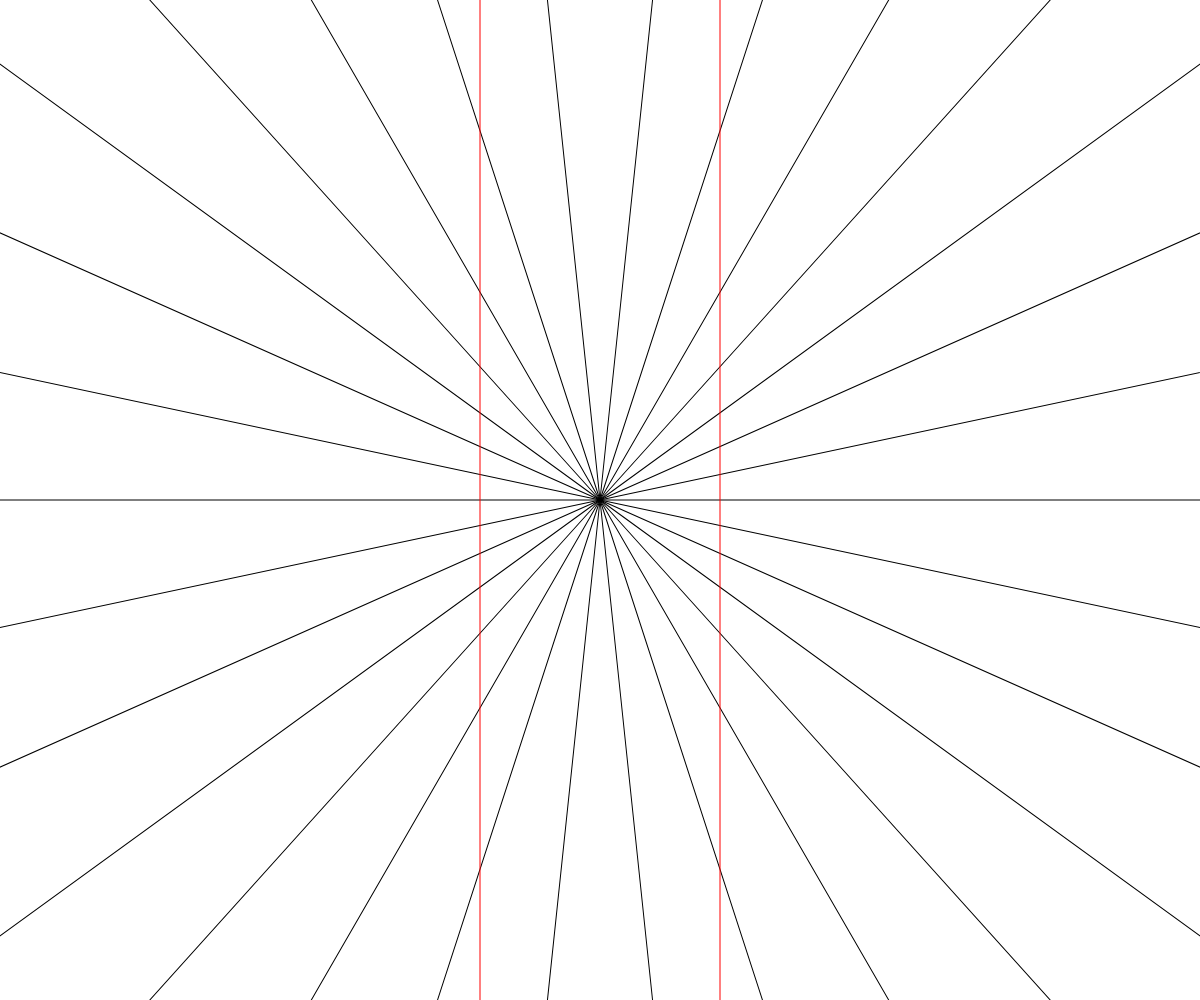
Frame 1 (no input)
Frame 60 (no input): identical to frame 1, image omitted
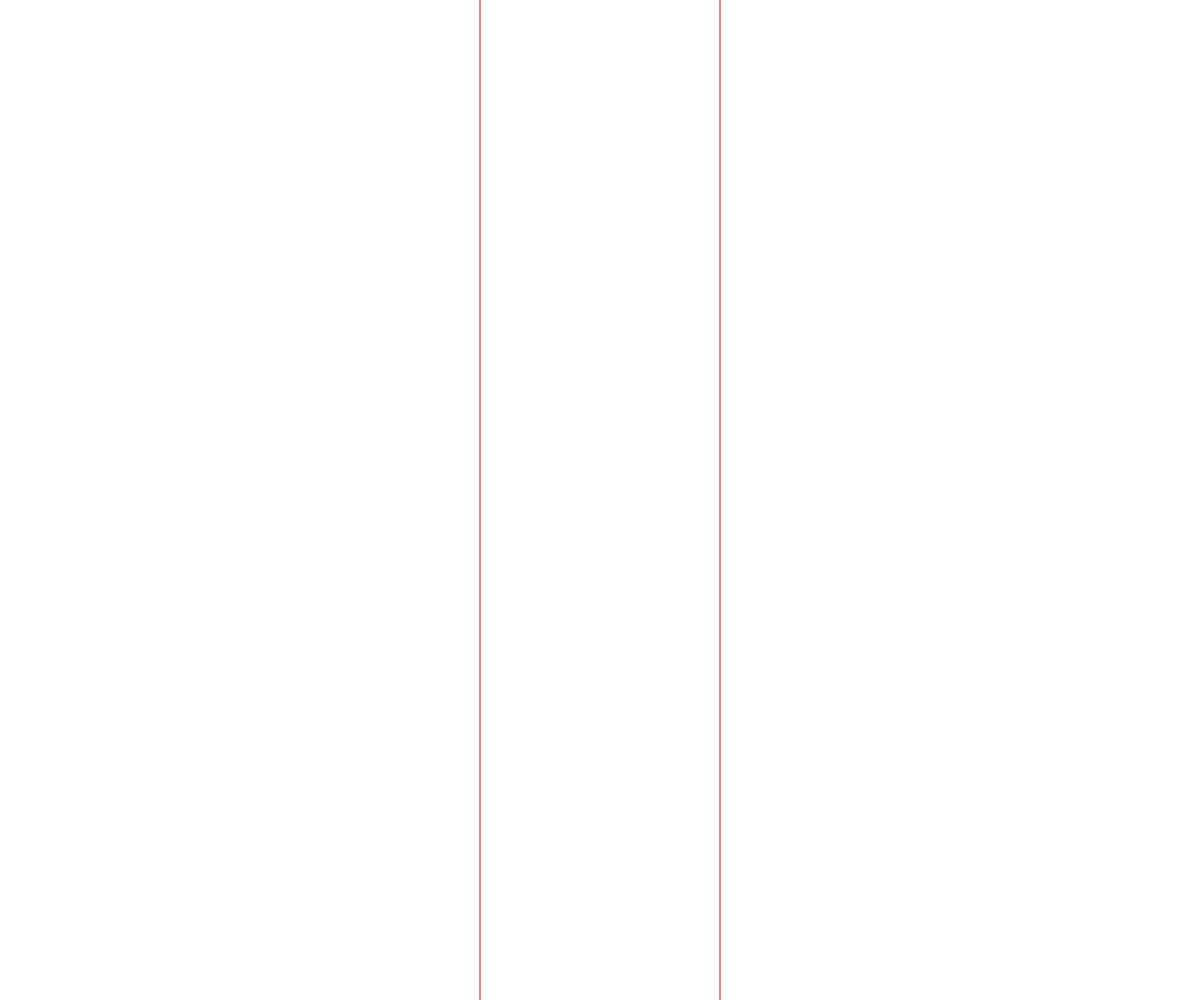
Frame 120 (the mouse pressed at the canvas centre since frame 60)

The p5.js sketch that drew these frames (run headless with seeded random() and noise() and a simulated clock; from frame 60 on, the mouse is pressed at the canvas centre):

// p5.js sketch
// ── sketch.js
// Optical Illusions - Three

let linesShowing = true;

async function setup() {
  createCanvas(windowWidth, windowHeight);
  angleMode(DEGREES);
}

function draw() {
  background("white");
  if (linesShowing) {
    linesFromCenter(30);
  }
  redLines();
}

function mousePressed() {
  linesShowing = !linesShowing;
}

function linesFromCenter(howMany) {
  stroke("black");
  let angleChange = 360/howMany;
  push();
  translate(width/2, height/2);
  for (let i=0; i<howMany; i++) {
    rotate(angleChange);
    line(0, 0, width, 0);
  }
  pop();
}

function redLines() {
  stroke("red");
  line(width*0.4, 0, width*0.4, height);
  line(width*0.6, 0, width*0.6, height);
}
